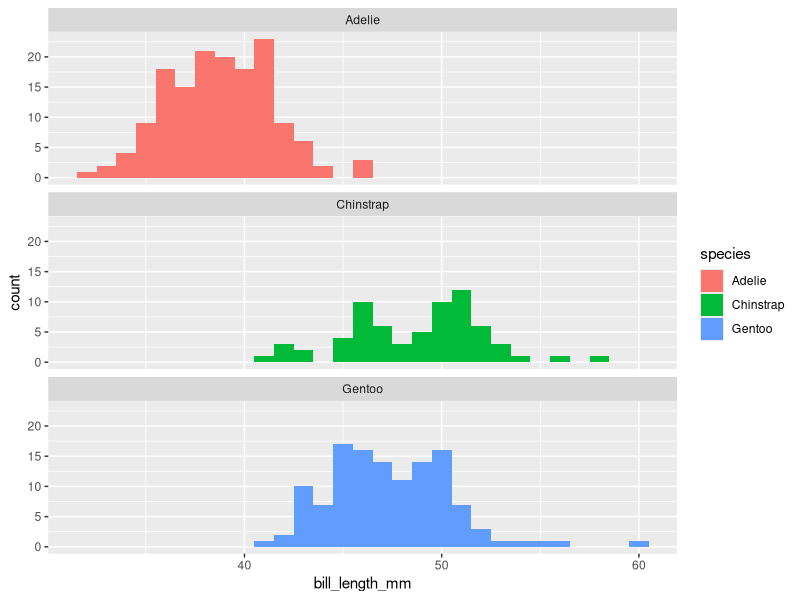
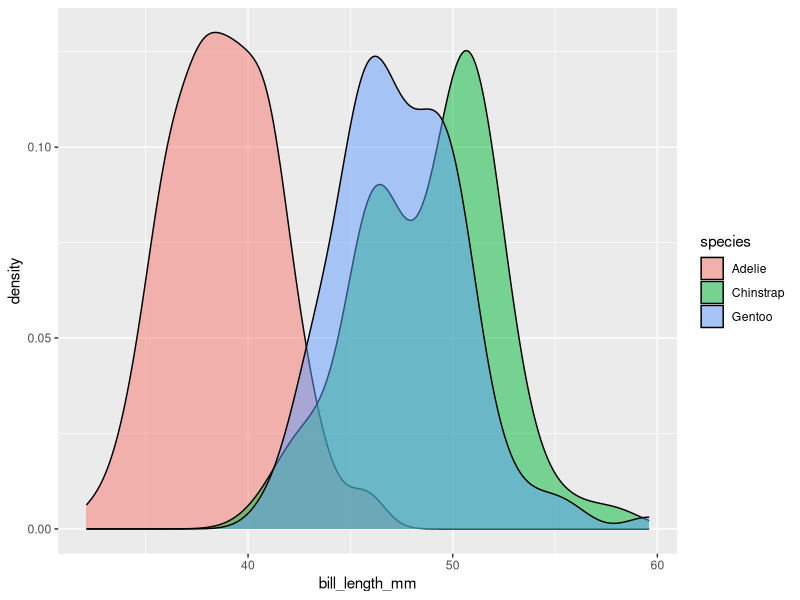

Write the R code that produced these figures, in order.
## ---- chunk 1
library(palmerpenguins)
library(tidyverse)
## ---- chunk 2
ggplot(penguins, aes(x = bill_length_mm, fill = species)) +
  geom_histogram(binwidth = 1) +
  facet_wrap(~species, nrow = 3)
## ---- chunk 3
penguins %>%
  ggplot() +
  geom_density(mapping = aes(x = bill_length_mm, fill=species), alpha=0.5)
